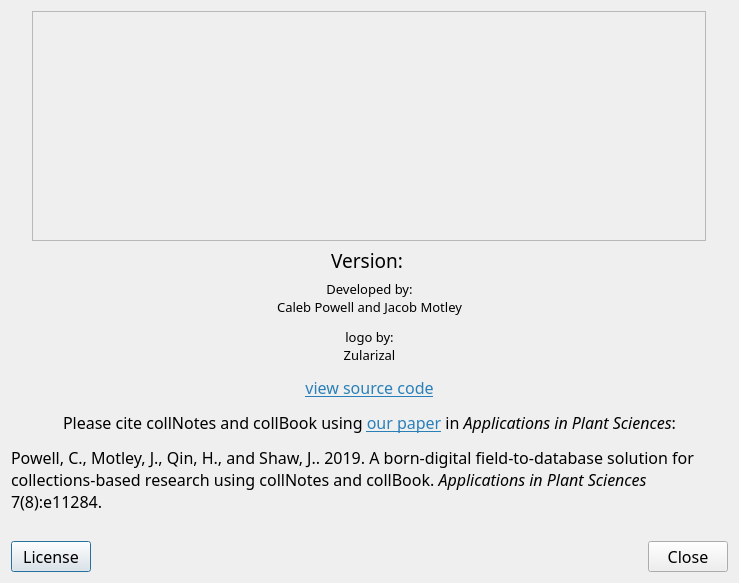
<?xml version="1.0" encoding="UTF-8"?>
<ui version="4.0">
 <class>Dialog</class>
 <widget class="QDialog" name="Dialog">
  <property name="windowModality">
   <enum>Qt::ApplicationModal</enum>
  </property>
  <property name="geometry">
   <rect>
    <x>0</x>
    <y>0</y>
    <width>739</width>
    <height>583</height>
   </rect>
  </property>
  <property name="font">
   <font>
    <family>Cantarell Thin</family>
    <pointsize>12</pointsize>
   </font>
  </property>
  <property name="windowTitle">
   <string>About collBook</string>
  </property>
  <property name="windowIcon">
   <iconset resource="resources/Resources.qrc">
    <normaloff>:/rc_/logo-collbook/logomark.png</normaloff>:/rc_/logo-collbook/logomark.png</iconset>
  </property>
  <property name="autoFillBackground">
   <bool>false</bool>
  </property>
  <property name="styleSheet">
   <string notr="true"/>
  </property>
  <property name="sizeGripEnabled">
   <bool>false</bool>
  </property>
  <layout class="QVBoxLayout" name="verticalLayout">
   <item alignment="Qt::AlignHCenter">
    <widget class="QFrame" name="frame_logo">
     <property name="enabled">
      <bool>true</bool>
     </property>
     <property name="sizePolicy">
      <sizepolicy hsizetype="Fixed" vsizetype="Fixed">
       <horstretch>0</horstretch>
       <verstretch>0</verstretch>
      </sizepolicy>
     </property>
     <property name="minimumSize">
      <size>
       <width>674</width>
       <height>230</height>
      </size>
     </property>
     <property name="styleSheet">
      <string notr="true">border-image: url(:/rc_/logo-collbook/horizontal.png) 0 0 0 0 stretch stretch;
border-width: 0px;

</string>
     </property>
     <property name="frameShape">
      <enum>QFrame::StyledPanel</enum>
     </property>
     <property name="frameShadow">
      <enum>QFrame::Plain</enum>
     </property>
     <property name="lineWidth">
      <number>0</number>
     </property>
    </widget>
   </item>
   <item>
    <widget class="QLabel" name="label_collBookVersion">
     <property name="font">
      <font>
       <family>Cantarell Light</family>
       <pointsize>14</pointsize>
       <weight>50</weight>
       <bold>false</bold>
      </font>
     </property>
     <property name="text">
      <string>Version: </string>
     </property>
     <property name="alignment">
      <set>Qt::AlignCenter</set>
     </property>
    </widget>
   </item>
   <item>
    <widget class="QLabel" name="label">
     <property name="font">
      <font>
       <family>Cantarell Thin</family>
       <pointsize>12</pointsize>
      </font>
     </property>
     <property name="layoutDirection">
      <enum>Qt::LeftToRight</enum>
     </property>
     <property name="text">
      <string>&lt;!DOCTYPE HTML PUBLIC &quot;-//W3C//DTD HTML 4.0//EN&quot; &quot;http://www.w3.org/TR/REC-html40/strict.dtd&quot;&gt;
&lt;html&gt;&lt;head&gt;&lt;meta name=&quot;qrichtext&quot; content=&quot;1&quot; /&gt;&lt;style type=&quot;text/css&quot;&gt;
p, li { white-space: pre-wrap; }
&lt;/style&gt;&lt;/head&gt;&lt;body style=&quot; font-family:'Cantarell Thin','Cantarell Thin'; font-size:12pt; font-weight:400; font-style:normal;&quot;&gt;
&lt;p align=&quot;center&quot; style=&quot; margin-top:12px; margin-bottom:12px; margin-left:0px; margin-right:0px; -qt-block-indent:0; text-indent:0px;&quot;&gt;&lt;span style=&quot; font-size:10pt;&quot;&gt;Developed by: &lt;br /&gt;Caleb Powell and Jacob Motley&lt;/span&gt;&lt;/p&gt;
&lt;p align=&quot;center&quot; style=&quot; margin-top:12px; margin-bottom:12px; margin-left:0px; margin-right:0px; -qt-block-indent:0; text-indent:0px;&quot;&gt;&lt;span style=&quot; font-size:10pt;&quot;&gt;logo by:&lt;br /&gt;Zularizal&lt;/span&gt;&lt;/p&gt;
&lt;p align=&quot;center&quot; style=&quot; margin-top:12px; margin-bottom:12px; margin-left:0px; margin-right:0px; -qt-block-indent:0; text-indent:0px;&quot;&gt;&lt;a href=&quot;https://github.com/CapPow/collBook&quot;&gt;&lt;span style=&quot; text-decoration: underline; color:#2980b9;&quot;&gt;view source code&lt;/span&gt;&lt;/a&gt;&lt;/p&gt;
&lt;p align=&quot;center&quot; style=&quot; margin-top:12px; margin-bottom:12px; margin-left:0px; margin-right:0px; -qt-block-indent:0; text-indent:0px;&quot;&gt;Please cite collNotes and collBook using &lt;a href=&quot;https://doi.org/10.1002/aps3.11284&quot;&gt;&lt;span style=&quot; text-decoration: underline; color:#2980b9;&quot;&gt;our paper&lt;/span&gt;&lt;/a&gt; in &lt;span style=&quot; font-style:italic;&quot;&gt;Applications in Plant Sciences&lt;/span&gt;:&lt;/p&gt;
&lt;p style=&quot; margin-top:12px; margin-bottom:12px; margin-left:0px; margin-right:0px; -qt-block-indent:0; text-indent:0px;&quot;&gt;Powell, C., Motley, J., Qin, H., and Shaw, J.. 2019. A born‐digital field‐to‐database solution for collections-based research using collNotes and collBook. &lt;span style=&quot; font-style:italic;&quot;&gt;Applications in Plant Sciences&lt;/span&gt; 7(8):e11284.&lt;/p&gt;&lt;/body&gt;&lt;/html&gt;</string>
     </property>
     <property name="alignment">
      <set>Qt::AlignLeading|Qt::AlignLeft|Qt::AlignVCenter</set>
     </property>
     <property name="wordWrap">
      <bool>true</bool>
     </property>
     <property name="margin">
      <number>10</number>
     </property>
     <property name="openExternalLinks">
      <bool>true</bool>
     </property>
    </widget>
   </item>
   <item>
    <spacer name="verticalSpacer">
     <property name="orientation">
      <enum>Qt::Vertical</enum>
     </property>
     <property name="sizeHint" stdset="0">
      <size>
       <width>20</width>
       <height>40</height>
      </size>
     </property>
    </spacer>
   </item>
   <item>
    <layout class="QHBoxLayout" name="horizontalLayout">
     <item>
      <widget class="QPushButton" name="pushButton">
       <property name="text">
        <string>License</string>
       </property>
      </widget>
     </item>
     <item>
      <spacer name="horizontalSpacer">
       <property name="orientation">
        <enum>Qt::Horizontal</enum>
       </property>
       <property name="sizeHint" stdset="0">
        <size>
         <width>40</width>
         <height>20</height>
        </size>
       </property>
      </spacer>
     </item>
     <item>
      <widget class="QPushButton" name="pushButton_Close">
       <property name="text">
        <string>Close</string>
       </property>
      </widget>
     </item>
    </layout>
   </item>
  </layout>
 </widget>
 <resources>
  <include location="resources/Resources.qrc"/>
 </resources>
 <connections>
  <connection>
   <sender>pushButton_Close</sender>
   <signal>clicked()</signal>
   <receiver>Dialog</receiver>
   <slot>close()</slot>
   <hints>
    <hint type="sourcelabel">
     <x>706</x>
     <y>645</y>
    </hint>
    <hint type="destinationlabel">
     <x>735</x>
     <y>573</y>
    </hint>
   </hints>
  </connection>
  <connection>
   <sender>pushButton</sender>
   <signal>clicked()</signal>
   <receiver>Dialog</receiver>
   <slot>showLicense()</slot>
   <hints>
    <hint type="sourcelabel">
     <x>47</x>
     <y>640</y>
    </hint>
    <hint type="destinationlabel">
     <x>113</x>
     <y>588</y>
    </hint>
   </hints>
  </connection>
 </connections>
 <slots>
  <slot>showLicense()</slot>
 </slots>
</ui>
